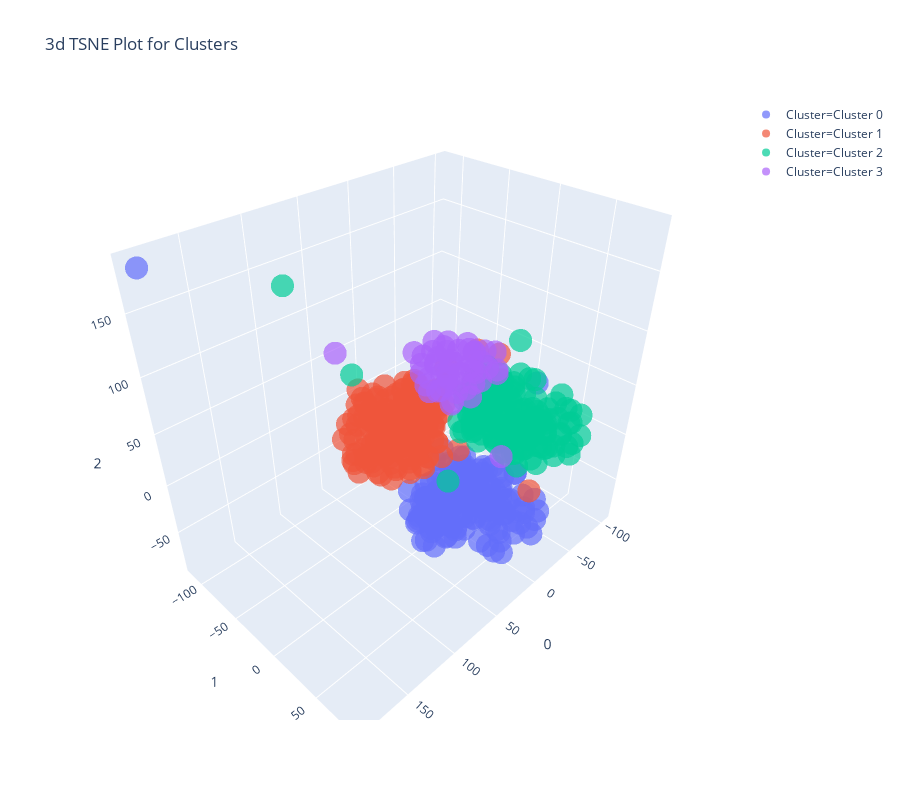

Source (notebook cell):
### Code cell
# plot a model
plot_model(kmeans,plot='tsne')

### Figure 1 — Plotly figure (JSON) as saved in the notebook; plotly's stock layout.template omitted (floating-point values rounded to 4 significant figures; data arrays with more than 128 entries replaced by an {"elided": "..."} marker saying what was removed)
{"data": [{"customdata": {"elided": "147x1 int values"}, "hoverlabel": {"namelength": 0}, "hovertemplate": "Cluster=Cluster 0<br>0=%{x}<br>1=%{y}<br>2=%{z}<br>Feature=%{customdata[0]}", "legendgroup": "Cluster=Cluster 0", "marker": {"color": "#636efa", "opacity": 0.7, "symbol": "circle"}, "mode": "markers", "name": "Cluster=Cluster 0", "scene": "scene", "showlegend": true, "type": "scatter3d", "x": {"elided": "147 float values"}, "y": {"elided": "147 float values"}, "z": {"elided": "147 float values"}}, {"customdata": {"elided": "157x1 int values"}, "hoverlabel": {"namelength": 0}, "hovertemplate": "Cluster=Cluster 1<br>0=%{x}<br>1=%{y}<br>2=%{z}<br>Feature=%{customdata[0]}", "legendgroup": "Cluster=Cluster 1", "marker": {"color": "#EF553B", "opacity": 0.7, "symbol": "circle"}, "mode": "markers", "name": "Cluster=Cluster 1", "scene": "scene", "showlegend": true, "type": "scatter3d", "x": {"elided": "157 float values"}, "y": {"elided": "157 float values"}, "z": {"elided": "157 float values"}}, {"customdata": {"elided": "151x1 int values"}, "hoverlabel": {"namelength": 0}, "hovertemplate": "Cluster=Cluster 2<br>0=%{x}<br>1=%{y}<br>2=%{z}<br>Feature=%{customdata[0]}", "legendgroup": "Cluster=Cluster 2", "marker": {"color": "#00cc96", "opacity": 0.7, "symbol": "circle"}, "mode": "markers", "name": "Cluster=Cluster 2", "scene": "scene", "showlegend": true, "type": "scatter3d", "x": {"elided": "151 float values"}, "y": {"elided": "151 float values"}, "z": {"elided": "151 float values"}}, {"customdata": [[93], [17], [35], [28], [94], [28], [33], [56], [28], [86], [92], [18], [61], [32], [63], [58], [31], [62], [60], [62], [90], [33], [33], [65], [59], [65], [86], [32], [84], [84], [90], [91], [26], [92], [97], [84], [58], [61], [92], [87], [66], [22], [91], [30], [25], [28], [93], [90], [91], [89]], "hoverlabel": {"namelength": 0}, "hovertemplate": "Cluster=Cluster 3<br>0=%{x}<br>1=%{y}<br>2=%{z}<br>Feature=%{customdata[0]}", "legendgroup": "Cluster=Cluster 3", "marker": {"color": "#ab63fa", "opacity": 0.7, "symbol": "circle"}, "mode": "markers", "name": "Cluster=Cluster 3", "scene": "scene", "showlegend": true, "type": "scatter3d", "x": [71.95, 8.923, 15.47, -2.165, -15.67, 22.63, -57.73, 21.52, -8.277, 5.428, -9.861, 4.072, 8.019, 12.25, -14.88, 0.2477, 13.52, -1.734, -11.31, -10.1, 21.99, 8.214, -3.156, 23.92, -70.55, -10.93, 11.47, 3.645, 27.84, -5.513, 0.4423, 16.66, 9.734, 12.23, -18.68, 19.0, 12.52, 14.37, 1.297, -2.546, 9.785, -3.931, -12.06, 1.115, -3.624, 21.44, 34.94, -1.633, -1.841, -22.88], "y": [-61.51, 21.13, 21.81, 35.89, 16.31, -13.06, 6.665, -4.547, 6.888, -32.74, -16.48, 18.37, -9.766, -0.08162, 6.126, 22.86, -0.4958, 0.201, -10.12, 30.29, 7.533, 8.655, -12.58, -24.92, -50.58, 26.16, -20.43, 11.96, -13.27, 17.82, -0.2646, -23.9, -18.67, -9.94, 10.37, -0.5473, 6.471, 10.74, -6.761, -26.2, 21.9, -15.16, -26.77, -20.61, 13.41, 12.77, 2.4, 8.518, -28.1, -3.768], "z": [92.08, 61.57, 72.32, 87.57, 74.55, 62.93, -43.09, 85.95, 79.5, 73.61, 67.56, 97.92, 67.38, 74.73, 66.25, 72.85, 94.82, 68.71, 81.34, 78.48, 71.59, 67.73, 57.73, 87.81, 46.49, 95.22, 60.92, 80.08, 76.24, 85.28, 51.51, 74.62, 85.47, 53.86, 86.14, 62.12, 51.55, 89.29, 78.85, 64.2, 85.56, 89.89, 77.39, 75.46, 64.47, 56.8, 69.72, 94.07, 85.88, 77.52]}], "layout": {"height": 800, "legend": {"tracegroupgap": 0}, "scene": {"domain": {"x": [0, 1], "y": [0, 1]}, "xaxis": {"title": {"text": "0"}}, "yaxis": {"title": {"text": "1"}}, "zaxis": {"title": {"text": "2"}}}, "title": {"text": "3d TSNE Plot for Clusters"}, "width": 900}}
